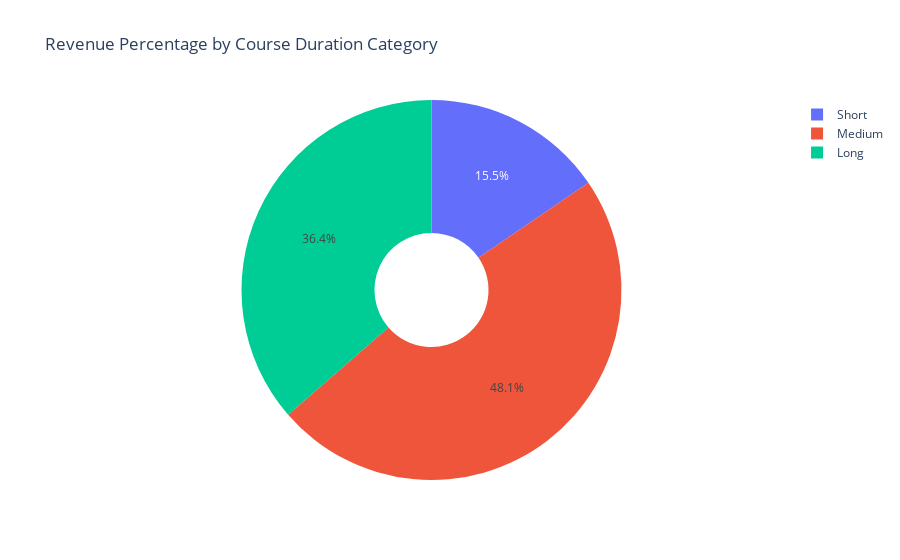

Notebook code for this chart:
### Code cell
# Calculate total revenue by duration category
revenue_by_duration_category = udemy_data.groupby('duration_category')['revenue'].sum().reset_index()

# Plot the revenue distribution by duration category using a pie chart
fig = px.pie(revenue_by_duration_category, values='revenue', names='duration_category', 
             title="Revenue Percentage by Course Duration Category", 
             labels={'duration_category': 'Duration Category', 'revenue': 'Total Revenue ($)'},
            category_orders={'duration_category': ['Short', 'Medium', 'Long']},
             hole=0.3)

fig.show()

### Figure 1 — Plotly figure (JSON) as saved in the notebook; plotly's stock layout.template omitted (floating-point values rounded to 4 significant figures)
{"data": [{"direction": "clockwise", "domain": {"x": [0, 1], "y": [0, 1]}, "hole": 0.3, "hovertemplate": "Duration Category=%{label}<br>Total Revenue ($)=%{value}<extra></extra>", "labels": ["Short", "Medium", "Long"], "legendgroup": "", "name": "", "showlegend": true, "sort": false, "type": "pie", "values": [136313940, 424521320, 320839680]}], "layout": {"legend": {"tracegroupgap": 0}, "title": {"text": "Revenue Percentage by Course Duration Category"}}}
